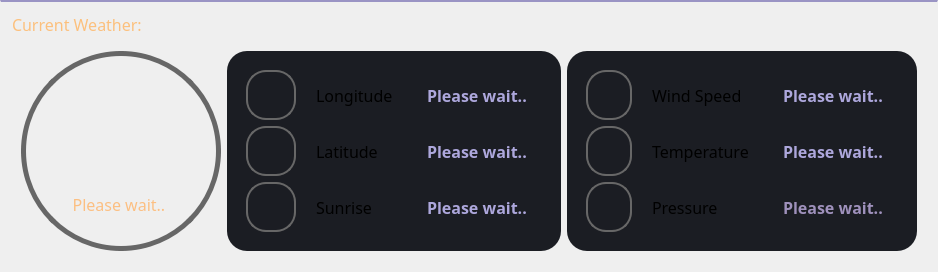
            <widget class="QFrame" name="frame">
             <property name="styleSheet">
              <string notr="true">QFrame{border-top: 2px solid rgb(154, 148, 196)}</string>
             </property>
             <property name="frameShape">
              <enum>QFrame::StyledPanel</enum>
             </property>
             <property name="frameShadow">
              <enum>QFrame::Raised</enum>
             </property>
             <layout class="QVBoxLayout" name="verticalLayout_2">
              <item alignment="Qt::AlignLeft|Qt::AlignTop">
               <widget class="QLabel" name="label_5">
                <property name="font">
                 <font>
                  <family>Adobe Garamond Pro Bold</family>
                  <pointsize>12</pointsize>
                 </font>
                </property>
                <property name="styleSheet">
                 <string notr="true">border: none;
color: rgb(252, 192, 125)</string>
                </property>
                <property name="text">
                 <string>Current Weather:</string>
                </property>
               </widget>
              </item>
              <item alignment="Qt::AlignTop">
               <widget class="QFrame" name="middle_frame">
                <property name="styleSheet">
                 <string notr="true">border: none;</string>
                </property>
                <property name="frameShape">
                 <enum>QFrame::StyledPanel</enum>
                </property>
                <property name="frameShadow">
                 <enum>QFrame::Raised</enum>
                </property>
                <layout class="QHBoxLayout" name="horizontalLayout_2">
                 <item alignment="Qt::AlignLeft|Qt::AlignVCenter">
                  <widget class="QFrame" name="frame_6">
                   <property name="minimumSize">
                    <size>
                     <width>200</width>
                     <height>200</height>
                    </size>
                   </property>
                   <property name="maximumSize">
                    <size>
                     <width>200</width>
                     <height>200</height>
                    </size>
                   </property>
                   <property name="styleSheet">
                    <string notr="true">padding: 5px;
border: 5px solid rgb(103, 103, 103);
border-radius: 100px;
color: rgb(252, 191, 130);</string>
                   </property>
                   <property name="frameShape">
                    <enum>QFrame::StyledPanel</enum>
                   </property>
                   <property name="frameShadow">
                    <enum>QFrame::Raised</enum>
                   </property>
                   <layout class="QVBoxLayout" name="verticalLayout_4">
                    <item>
                     <widget class="QLabel" name="current_weather_icon">
                      <property name="minimumSize">
                       <size>
                        <width>100</width>
                        <height>100</height>
                       </size>
                      </property>
                      <property name="maximumSize">
                       <size>
                        <width>100</width>
                        <height>100</height>
                       </size>
                      </property>
                      <property name="styleSheet">
                       <string notr="true">border: none;
background: none;</string>
                      </property>
                      <property name="text">
                       <string/>
                      </property>
                      <property name="pixmap">
                       <pixmap resource="icons.qrc">:/weather/icons/weather/png/027-location.png</pixmap>
                      </property>
                      <property name="scaledContents">
                       <bool>true</bool>
                      </property>
                      <property name="alignment">
                       <set>Qt::AlignCenter</set>
                      </property>
                     </widget>
                    </item>
                    <item>
                     <widget class="QLabel" name="current_weather_label">
                      <property name="font">
                       <font>
                        <family>Adobe Caslon Pro</family>
                        <pointsize>12</pointsize>
                       </font>
                      </property>
                      <property name="styleSheet">
                       <string notr="true">border: none;
padding: 15px;
background: none;</string>
                      </property>
                      <property name="text">
                       <string>Please wait.. </string>
                      </property>
                      <property name="alignment">
                       <set>Qt::AlignCenter</set>
                      </property>
                      <property name="wordWrap">
                       <bool>true</bool>
                      </property>
                     </widget>
                    </item>
                   </layout>
                  </widget>
                 </item>
                 <item alignment="Qt::AlignHCenter">
                  <widget class="QFrame" name="frame_3">
                   <property name="minimumSize">
                    <size>
                     <width>0</width>
                     <height>0</height>
                    </size>
                   </property>
                   <property name="maximumSize">
                    <size>
                     <width>16777215</width>
                     <height>16777215</height>
                    </size>
                   </property>
                   <property name="styleSheet">
                    <string notr="true">background-color: rgb(27, 29, 35);
padding: 10px;
border-radius: 20px;</string>
                   </property>
                   <property name="frameShape">
                    <enum>QFrame::StyledPanel</enum>
                   </property>
                   <property name="frameShadow">
                    <enum>QFrame::Raised</enum>
                   </property>
                   <layout class="QGridLayout" name="gridLayout_3">
                    <item row="1" column="0">
                     <widget class="QLabel" name="label_12">
                      <property name="minimumSize">
                       <size>
                        <width>50</width>
                        <height>50</height>
                       </size>
                      </property>
                      <property name="maximumSize">
                       <size>
                        <width>50</width>
                        <height>50</height>
                       </size>
                      </property>
                      <property name="styleSheet">
                       <string notr="true">padding: 5px;
border: 2px solid rgb(103, 103, 103);
border-radius: 20px;
color: rgb(252, 191, 130);</string>
                      </property>
                      <property name="text">
                       <string/>
                      </property>
                      <property name="pixmap">
                       <pixmap resource="icons.qrc">:/weather/icons/weather/png/031-weather forecast.png</pixmap>
                      </property>
                      <property name="scaledContents">
                       <bool>true</bool>
                      </property>
                     </widget>
                    </item>
                    <item row="0" column="0">
                     <widget class="QLabel" name="label_8">
                      <property name="minimumSize">
                       <size>
                        <width>50</width>
                        <height>50</height>
                       </size>
                      </property>
                      <property name="maximumSize">
                       <size>
                        <width>50</width>
                        <height>50</height>
                       </size>
                      </property>
                      <property name="styleSheet">
                       <string notr="true">padding: 5px;
border: 2px solid rgb(103, 103, 103);
border-radius: 20px;
color: rgb(252, 191, 130);</string>
                      </property>
                      <property name="text">
                       <string/>
                      </property>
                      <property name="pixmap">
                       <pixmap resource="icons.qrc">:/weather/icons/weather/png/031-weather forecast.png</pixmap>
                      </property>
                      <property name="scaledContents">
                       <bool>true</bool>
                      </property>
                     </widget>
                    </item>
                    <item row="1" column="1">
                     <widget class="QLabel" name="latitude_label1">
                      <property name="minimumSize">
                       <size>
                        <width>0</width>
                        <height>30</height>
                       </size>
                      </property>
                      <property name="font">
                       <font>
                        <family>Adobe Caslon Pro</family>
                        <pointsize>12</pointsize>
                       </font>
                      </property>
                      <property name="text">
                       <string>Latitude</string>
                      </property>
                     </widget>
                    </item>
                    <item row="2" column="0">
                     <widget class="QLabel" name="label_13">
                      <property name="minimumSize">
                       <size>
                        <width>50</width>
                        <height>50</height>
                       </size>
                      </property>
                      <property name="maximumSize">
                       <size>
                        <width>50</width>
                        <height>50</height>
                       </size>
                      </property>
                      <property name="styleSheet">
                       <string notr="true">padding: 5px;
border: 2px solid rgb(103, 103, 103);
border-radius: 20px;
color: rgb(252, 191, 130);</string>
                      </property>
                      <property name="text">
                       <string/>
                      </property>
                      <property name="pixmap">
                       <pixmap resource="icons.qrc">:/weather/icons/weather/png/001-cloudy day.png</pixmap>
                      </property>
                      <property name="scaledContents">
                       <bool>true</bool>
                      </property>
                     </widget>
                    </item>
                    <item row="0" column="2">
                     <widget class="QLabel" name="longitude_label">
                      <property name="minimumSize">
                       <size>
                        <width>0</width>
                        <height>30</height>
                       </size>
                      </property>
                      <property name="font">
                       <font>
                        <family>Adobe Caslon Pro</family>
                        <pointsize>12</pointsize>
                        <weight>75</weight>
                        <bold>true</bold>
                       </font>
                      </property>
                      <property name="styleSheet">
                       <string notr="true">color: rgb(173, 167, 220);</string>
                      </property>
                      <property name="text">
                       <string>Please wait..</string>
                      </property>
                     </widget>
                    </item>
                    <item row="2" column="1">
                     <widget class="QLabel" name="sunrise_label1">
                      <property name="minimumSize">
                       <size>
                        <width>0</width>
                        <height>30</height>
                       </size>
                      </property>
                      <property name="font">
                       <font>
                        <family>Adobe Caslon Pro</family>
                        <pointsize>12</pointsize>
                       </font>
                      </property>
                      <property name="text">
                       <string>Sunrise</string>
                      </property>
                     </widget>
                    </item>
                    <item row="0" column="1">
                     <widget class="QLabel" name="current_weather_label_8">
                      <property name="minimumSize">
                       <size>
                        <width>0</width>
                        <height>30</height>
                       </size>
                      </property>
                      <property name="font">
                       <font>
                        <family>Adobe Caslon Pro</family>
                        <pointsize>12</pointsize>
                       </font>
                      </property>
                      <property name="text">
                       <string>Longitude</string>
                      </property>
                     </widget>
                    </item>
                    <item row="1" column="2">
                     <widget class="QLabel" name="latitude_label">
                      <property name="minimumSize">
                       <size>
                        <width>0</width>
                        <height>30</height>
                       </size>
                      </property>
                      <property name="font">
                       <font>
                        <family>Adobe Caslon Pro</family>
                        <pointsize>12</pointsize>
                        <weight>75</weight>
                        <bold>true</bold>
                       </font>
                      </property>
                      <property name="styleSheet">
                       <string notr="true">color: rgb(173, 167, 220);</string>
                      </property>
                      <property name="text">
                       <string>Please wait..</string>
                      </property>
                     </widget>
                    </item>
                    <item row="2" column="2">
                     <widget class="QLabel" name="sunrise_label">
                      <property name="minimumSize">
                       <size>
                        <width>0</width>
                        <height>30</height>
                       </size>
                      </property>
                      <property name="font">
                       <font>
                        <family>Adobe Caslon Pro</family>
                        <pointsize>12</pointsize>
                        <weight>75</weight>
                        <bold>true</bold>
                       </font>
                      </property>
                      <property name="styleSheet">
                       <string notr="true">color: rgb(173, 167, 220);</string>
                      </property>
                      <property name="text">
                       <string>Please wait..</string>
                      </property>
                     </widget>
                    </item>
                   </layout>
                  </widget>
                 </item>
                 <item alignment="Qt::AlignRight">
                  <widget class="QFrame" name="frame_7">
                   <property name="styleSheet">
                    <string notr="true">background-color: rgb(27, 29, 35);
padding: 10px;
border-radius: 20px;</string>
                   </property>
                   <property name="frameShape">
                    <enum>QFrame::StyledPanel</enum>
                   </property>
                   <property name="frameShadow">
                    <enum>QFrame::Raised</enum>
                   </property>
                   <layout class="QGridLayout" name="gridLayout_6">
                    <item row="0" column="0">
                     <widget class="QLabel" name="label_9">
                      <property name="maximumSize">
                       <size>
                        <width>50</width>
                        <height>50</height>
                       </size>
                      </property>
                      <property name="font">
                       <font>
                        <pointsize>42</pointsize>
                       </font>
                      </property>
                      <property name="styleSheet">
                       <string notr="true">padding: 5px;
border: 2px solid rgb(103, 103, 103);
border-radius: 20px;
color: rgb(252, 191, 130);</string>
                      </property>
                      <property name="text">
                       <string/>
                      </property>
                      <property name="pixmap">
                       <pixmap resource="icons.qrc">:/weather/icons/weather/png/007-windy.png</pixmap>
                      </property>
                      <property name="scaledContents">
                       <bool>true</bool>
                      </property>
                     </widget>
                    </item>
                    <item row="0" column="1">
                     <widget class="QLabel" name="wind_speed_label1">
                      <property name="font">
                       <font>
                        <family>Adobe Caslon Pro</family>
                        <pointsize>12</pointsize>
                       </font>
                      </property>
                      <property name="text">
                       <string>Wind Speed </string>
                      </property>
                     </widget>
                    </item>
                    <item row="0" column="2">
                     <widget class="QLabel" name="wind_speed_label">
                      <property name="font">
                       <font>
                        <family>Adobe Caslon Pro</family>
                        <pointsize>12</pointsize>
                        <weight>75</weight>
                        <bold>true</bold>
                       </font>
                      </property>
                      <property name="styleSheet">
                       <string notr="true">color: rgb(173, 167, 220);</string>
                      </property>
                      <property name="text">
                       <string>Please wait..</string>
                      </property>
                     </widget>
                    </item>
                    <item row="1" column="0">
                     <widget class="QLabel" name="label_10">
                      <property name="maximumSize">
                       <size>
                        <width>50</width>
                        <height>50</height>
                       </size>
                      </property>
                      <property name="styleSheet">
                       <string notr="true">padding: 5px;
border: 2px solid rgb(103, 103, 103);
border-radius: 20px;
color: rgb(252, 191, 130);</string>
                      </property>
                      <property name="text">
                       <string/>
                      </property>
                      <property name="pixmap">
                       <pixmap resource="icons.qrc">:/weather/icons/weather/png/024-temperature.png</pixmap>
                      </property>
                      <property name="scaledContents">
                       <bool>true</bool>
                      </property>
                     </widget>
                    </item>
                    <item row="1" column="1">
                     <widget class="QLabel" name="current_weather_label_3">
                      <property name="font">
                       <font>
                        <family>Adobe Caslon Pro</family>
                        <pointsize>12</pointsize>
                       </font>
                      </property>
                      <property name="text">
                       <string>Temperature</string>
                      </property>
                     </widget>
                    </item>
                    <item row="1" column="2">
                     <widget class="QLabel" name="temperature_label">
                      <property name="font">
                       <font>
                        <family>Adobe Caslon Pro</family>
                        <pointsize>12</pointsize>
                        <weight>75</weight>
                        <bold>true</bold>
                       </font>
                      </property>
                      <property name="styleSheet">
                       <string notr="true">color: rgb(173, 167, 220);</string>
                      </property>
                      <property name="text">
                       <string>Please wait..</string>
                      </property>
                     </widget>
                    </item>
                    <item row="2" column="0">
                     <widget class="QLabel" name="label_11">
                      <property name="maximumSize">
                       <size>
                        <width>50</width>
                        <height>50</height>
                       </size>
                      </property>
                      <property name="styleSheet">
                       <string notr="true">padding: 5px;
border: 2px solid rgb(103, 103, 103);
border-radius: 20px;
color: rgb(252, 191, 130);</string>
                      </property>
                      <property name="text">
                       <string/>
                      </property>
                      <property name="pixmap">
                       <pixmap resource="icons.qrc">:/weather/icons/weather/png/019-low tide.png</pixmap>
                      </property>
                      <property name="scaledContents">
                       <bool>true</bool>
                      </property>
                     </widget>
                    </item>
                    <item row="2" column="1">
                     <widget class="QLabel" name="current_weather_label_6">
                      <property name="font">
                       <font>
                        <family>Adobe Caslon Pro</family>
                        <pointsize>12</pointsize>
                       </font>
                      </property>
                      <property name="text">
                       <string>Pressure</string>
                      </property>
                     </widget>
                    </item>
                    <item row="2" column="2">
                     <widget class="QLabel" name="pressure_label">
                      <property name="font">
                       <font>
                        <family>Adobe Caslon Pro</family>
                        <pointsize>12</pointsize>
                        <weight>75</weight>
                        <bold>true</bold>
                       </font>
                      </property>
                      <property name="styleSheet">
                       <string notr="true">color: rgb(159, 145, 188);</string>
                      </property>
                      <property name="text">
                       <string>Please wait..</string>
                      </property>
                     </widget>
                    </item>
                   </layout>
                  </widget>
                 </item>
                </layout>
               </widget>
              </item>
             </layout>
            </widget>
